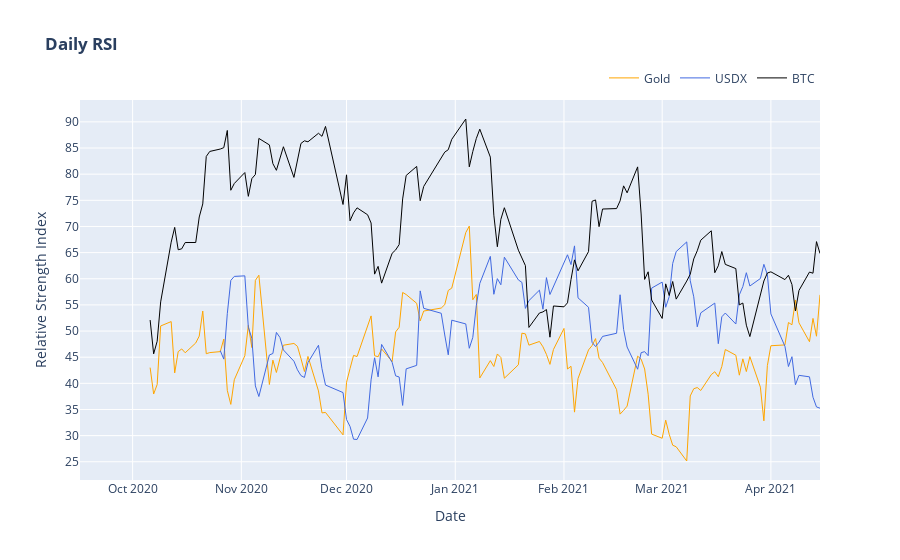

The notebook cell saved with this chart:
### Code cell
fig_2 = go.Figure()
#create lines/traces
#fig_2.add_trace(go.Scatter(x=gold_vs_spy['Date'], y=gold_vs_spy['SPY Closing Price'],
                    #mode='lines',
                    #name='SP 500',
                    #line=dict(color="Silver", width=1),))
fig_2.add_trace(go.Scatter(x=gold_vs_usdx['Date'], y=gold_vs_usdx['Gold Closing Price'],
                    mode='lines',
                    name='Gold',
                    line=dict(color="orange", width=1),))
fig_2.add_trace(go.Scatter(x=gold_vs_usdx['Date'], y=gold_vs_usdx['USDX Close'],
                    mode='lines',
                    name='USDX',
                    line=dict(color="royalblue", width=1),))
fig_2.add_trace(go.Scatter(x=gold_vs_usdx['Date'], y=gold_vs_usdx['BTC Close'],
                    mode='lines',
                    name='BTC',
                    line=dict(color="black", width=1),))

#update axis ticks
fig_2.update_yaxes(nticks=30,showgrid=True)
fig_2.update_xaxes(nticks=12,showgrid=True)
#update layout
fig_2.update_layout(title="<b>Daily RSI</b>"
                 , height = 700
                 , xaxis_title='Date'
                 , yaxis_title='Relative Strength Index'
                 , template = "plotly" #['ggplot2', 'seaborn', 'simple_white', 'plotly', 'plotly_white', 'plotly_dark']
                 )
#update legend
fig_2.update_layout(legend=dict(
    orientation="h",
    yanchor="bottom",
    y=1.02,
    xanchor="right",
    x=1
))
#show the figure
fig_2.show()

### Figure 1 — Plotly figure (JSON) as saved in the notebook; plotly's stock layout.template omitted (floating-point values rounded to 4 significant figures; data arrays with more than 128 entries replaced by an {"elided": "..."} marker saying what was removed)
{"data": [{"line": {"color": "orange", "width": 1}, "mode": "lines", "name": "Gold", "type": "scatter", "x": {"elided": "144 str values"}, "y": {"elided": "144 float values"}}, {"line": {"color": "royalblue", "width": 1}, "mode": "lines", "name": "USDX", "type": "scatter", "x": {"elided": "144 str values"}, "y": {"elided": "144 float values"}}, {"line": {"color": "black", "width": 1}, "mode": "lines", "name": "BTC", "type": "scatter", "x": {"elided": "144 str values"}, "y": {"elided": "144 float values"}}], "layout": {"autosize": true, "legend": {"orientation": "h", "x": 1, "xanchor": "right", "y": 1.02, "yanchor": "bottom"}, "title": {"text": "<b>Daily RSI</b>"}, "xaxis": {"autorange": true, "nticks": 12, "range": ["2020-09-16", "2021-04-15"], "showgrid": true, "title": {"text": "Date"}, "type": "date"}, "yaxis": {"autorange": true, "nticks": 30, "range": [21.52, 94.18], "showgrid": true, "title": {"text": "Relative Strength Index"}, "type": "linear"}}}
